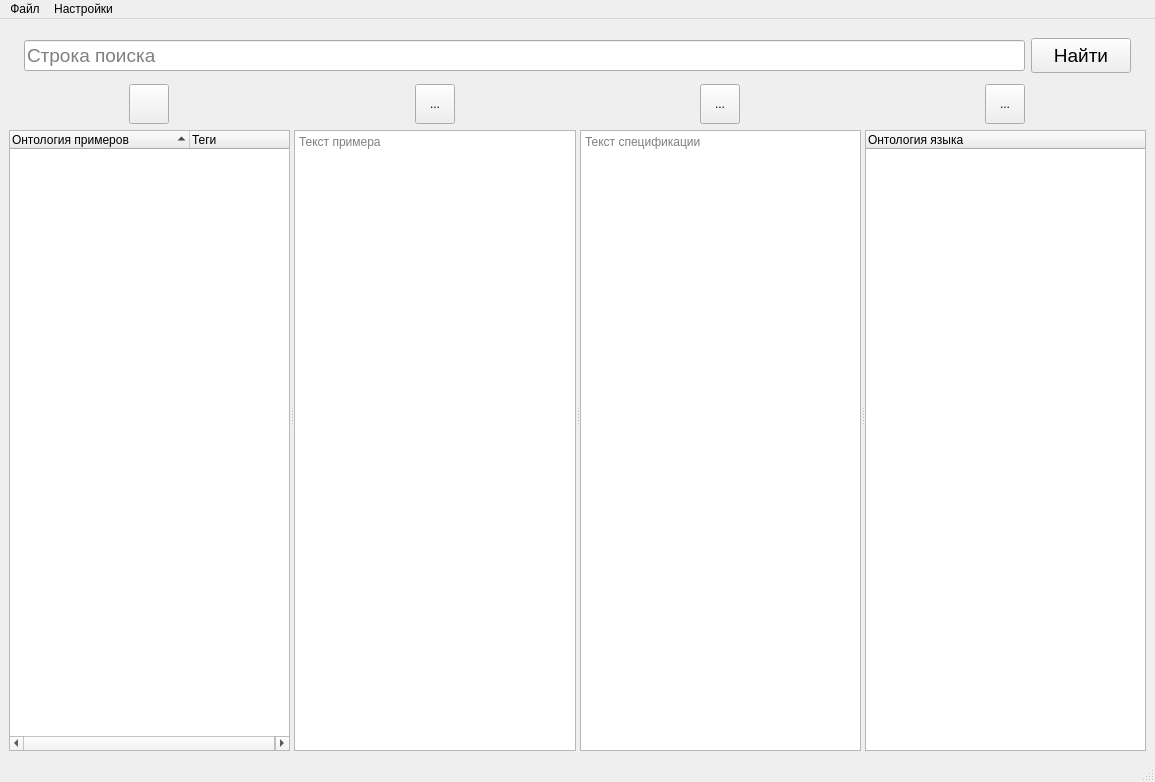
<?xml version="1.0" encoding="UTF-8"?>
<ui version="4.0">
 <class>MainWindow</class>
 <widget class="QMainWindow" name="MainWindow">
  <property name="geometry">
   <rect>
    <x>0</x>
    <y>0</y>
    <width>1155</width>
    <height>782</height>
   </rect>
  </property>
  <property name="windowTitle">
   <string>TestQt</string>
  </property>
  <property name="windowIcon">
   <iconset resource="IconEdit.qrc">
    <normaloff>:/Ic/edit_ico.ico</normaloff>:/Ic/edit_ico.ico</iconset>
  </property>
  <widget class="QWidget" name="centralwidget">
   <layout class="QVBoxLayout" name="verticalLayout_2">
    <item>
     <layout class="QHBoxLayout" name="horizontalLayout_33113">
      <property name="leftMargin">
       <number>15</number>
      </property>
      <property name="topMargin">
       <number>10</number>
      </property>
      <property name="rightMargin">
       <number>15</number>
      </property>
      <item alignment="Qt::AlignVCenter">
       <widget class="QLineEdit" name="Line_Find">
        <property name="sizePolicy">
         <sizepolicy hsizetype="Minimum" vsizetype="Minimum">
          <horstretch>0</horstretch>
          <verstretch>0</verstretch>
         </sizepolicy>
        </property>
        <property name="font">
         <font>
          <family>Segoe UI</family>
          <pointsize>14</pointsize>
         </font>
        </property>
        <property name="placeholderText">
         <string>Строка поиска</string>
        </property>
       </widget>
      </item>
      <item>
       <widget class="QPushButton" name="BFind">
        <property name="sizePolicy">
         <sizepolicy hsizetype="Maximum" vsizetype="Minimum">
          <horstretch>0</horstretch>
          <verstretch>0</verstretch>
         </sizepolicy>
        </property>
        <property name="minimumSize">
         <size>
          <width>100</width>
          <height>35</height>
         </size>
        </property>
        <property name="font">
         <font>
          <family>Segoe UI</family>
          <pointsize>14</pointsize>
          <weight>50</weight>
          <bold>false</bold>
         </font>
        </property>
        <property name="text">
         <string>Найти</string>
        </property>
       </widget>
      </item>
     </layout>
    </item>
    <item>
     <widget class="QSplitter" name="splitter">
      <property name="enabled">
       <bool>true</bool>
      </property>
      <property name="sizePolicy">
       <sizepolicy hsizetype="Expanding" vsizetype="MinimumExpanding">
        <horstretch>0</horstretch>
        <verstretch>0</verstretch>
       </sizepolicy>
      </property>
      <property name="orientation">
       <enum>Qt::Horizontal</enum>
      </property>
      <widget class="QWidget" name="layoutWidget">
       <layout class="QVBoxLayout" name="verticalLayout">
        <property name="topMargin">
         <number>5</number>
        </property>
        <item alignment="Qt::AlignHCenter">
         <widget class="QToolButton" name="B_edit">
          <property name="sizePolicy">
           <sizepolicy hsizetype="Fixed" vsizetype="Fixed">
            <horstretch>0</horstretch>
            <verstretch>0</verstretch>
           </sizepolicy>
          </property>
          <property name="minimumSize">
           <size>
            <width>40</width>
            <height>40</height>
           </size>
          </property>
          <property name="text">
           <string/>
          </property>
          <property name="icon">
           <iconset>
            <normalon>:/Ic/edit_ico.ico</normalon>
           </iconset>
          </property>
         </widget>
        </item>
        <item>
         <widget class="QTreeWidget" name="Tree_Examples">
          <property name="sizePolicy">
           <sizepolicy hsizetype="Expanding" vsizetype="Expanding">
            <horstretch>0</horstretch>
            <verstretch>0</verstretch>
           </sizepolicy>
          </property>
          <property name="sortingEnabled">
           <bool>true</bool>
          </property>
          <property name="animated">
           <bool>false</bool>
          </property>
          <property name="wordWrap">
           <bool>false</bool>
          </property>
          <attribute name="headerCascadingSectionResizes">
           <bool>false</bool>
          </attribute>
          <attribute name="headerDefaultSectionSize">
           <number>180</number>
          </attribute>
          <attribute name="headerHighlightSections">
           <bool>false</bool>
          </attribute>
          <attribute name="headerMinimumSectionSize">
           <number>40</number>
          </attribute>
          <attribute name="headerShowSortIndicator" stdset="0">
           <bool>true</bool>
          </attribute>
          <column>
           <property name="text">
            <string>Онтология примеров</string>
           </property>
          </column>
          <column>
           <property name="text">
            <string>Теги</string>
           </property>
          </column>
         </widget>
        </item>
       </layout>
      </widget>
      <widget class="QWidget" name="layoutWidget">
       <layout class="QVBoxLayout" name="verticalLayout_5">
        <property name="topMargin">
         <number>5</number>
        </property>
        <item alignment="Qt::AlignHCenter">
         <widget class="QToolButton" name="toolButton">
          <property name="minimumSize">
           <size>
            <width>40</width>
            <height>40</height>
           </size>
          </property>
          <property name="text">
           <string>...</string>
          </property>
         </widget>
        </item>
        <item>
         <widget class="QTextEdit" name="Example_Text">
          <property name="placeholderText">
           <string>Текст примера</string>
          </property>
         </widget>
        </item>
       </layout>
      </widget>
      <widget class="QWidget" name="layoutWidget">
       <layout class="QVBoxLayout" name="verticalLayout_3">
        <property name="topMargin">
         <number>5</number>
        </property>
        <item alignment="Qt::AlignHCenter">
         <widget class="QToolButton" name="toolButton_2">
          <property name="minimumSize">
           <size>
            <width>40</width>
            <height>40</height>
           </size>
          </property>
          <property name="text">
           <string>...</string>
          </property>
         </widget>
        </item>
        <item>
         <widget class="QTextEdit" name="Language_Text">
          <property name="placeholderText">
           <string>Текст спецификации</string>
          </property>
         </widget>
        </item>
       </layout>
      </widget>
      <widget class="QWidget" name="verticalLayoutWidget">
       <layout class="QVBoxLayout" name="verticalLayout_8">
        <property name="topMargin">
         <number>5</number>
        </property>
        <item alignment="Qt::AlignHCenter">
         <widget class="QToolButton" name="toolButton_3">
          <property name="minimumSize">
           <size>
            <width>40</width>
            <height>40</height>
           </size>
          </property>
          <property name="text">
           <string>...</string>
          </property>
         </widget>
        </item>
        <item>
         <widget class="QTreeWidget" name="Tree_Language">
          <property name="enabled">
           <bool>true</bool>
          </property>
          <property name="rootIsDecorated">
           <bool>true</bool>
          </property>
          <property name="uniformRowHeights">
           <bool>false</bool>
          </property>
          <property name="itemsExpandable">
           <bool>true</bool>
          </property>
          <property name="headerHidden">
           <bool>false</bool>
          </property>
          <column>
           <property name="text">
            <string notr="true">Онтология языка</string>
           </property>
          </column>
         </widget>
        </item>
       </layout>
      </widget>
     </widget>
    </item>
   </layout>
  </widget>
  <widget class="QMenuBar" name="menubar">
   <property name="geometry">
    <rect>
     <x>0</x>
     <y>0</y>
     <width>1155</width>
     <height>21</height>
    </rect>
   </property>
   <widget class="QMenu" name="menudd">
    <property name="title">
     <string>Файл</string>
    </property>
    <addaction name="actionOpen"/>
    <addaction name="actionOpen_Right"/>
   </widget>
   <widget class="QMenu" name="menuSettings">
    <property name="title">
     <string>Настройки</string>
    </property>
    <addaction name="actionSet1"/>
   </widget>
   <addaction name="menudd"/>
   <addaction name="menuSettings"/>
  </widget>
  <widget class="QStatusBar" name="statusbar"/>
  <action name="actionOpen">
   <property name="text">
    <string>Открыть Примеры</string>
   </property>
  </action>
  <action name="actionOpen_Right">
   <property name="text">
    <string>Открыть Язык</string>
   </property>
  </action>
  <action name="actionSet1">
   <property name="text">
    <string>Настройка 1</string>
   </property>
  </action>
 </widget>
 <resources>
  <include location="IconEdit.qrc"/>
 </resources>
 <connections/>
</ui>
